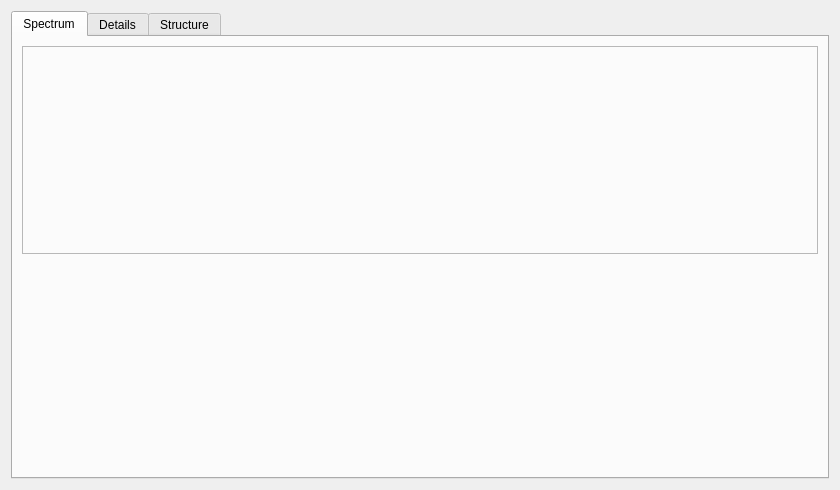
<?xml version="1.0" encoding="UTF-8"?>
<ui version="4.0">
 <class>DatabasesDetails</class>
 <widget class="QWidget" name="DatabasesDetails">
  <property name="geometry">
   <rect>
    <x>0</x>
    <y>0</y>
    <width>840</width>
    <height>490</height>
   </rect>
  </property>
  <property name="windowTitle">
   <string>Form</string>
  </property>
  <layout class="QVBoxLayout" name="verticalLayout">
   <item>
    <widget class="QTabWidget" name="tabWidget">
     <property name="currentIndex">
      <number>0</number>
     </property>
     <widget class="QWidget" name="tab">
      <attribute name="icon">
       <iconset resource="../../ui.qrc">
        <normaloff>:/icons/images/spectrum.svg</normaloff>:/icons/images/spectrum.svg</iconset>
      </attribute>
      <attribute name="title">
       <string>Spectrum</string>
      </attribute>
      <layout class="QGridLayout" name="gridLayout_6">
       <item row="1" column="0" colspan="2">
        <widget class="FragmentsListWidget" name="widgetFragmentsList" native="true"/>
       </item>
       <item row="0" column="0" colspan="2">
        <widget class="QFrame" name="frame_3">
         <property name="frameShape">
          <enum>QFrame::StyledPanel</enum>
         </property>
         <property name="frameShadow">
          <enum>QFrame::Plain</enum>
         </property>
         <layout class="QVBoxLayout" name="verticalLayout_4">
          <property name="spacing">
           <number>0</number>
          </property>
          <property name="leftMargin">
           <number>0</number>
          </property>
          <property name="topMargin">
           <number>0</number>
          </property>
          <property name="rightMargin">
           <number>0</number>
          </property>
          <property name="bottomMargin">
           <number>0</number>
          </property>
          <item>
           <widget class="SpectrumWidget" name="widgetSpectrum" native="true">
            <property name="sizePolicy">
             <sizepolicy hsizetype="Maximum" vsizetype="Preferred">
              <horstretch>0</horstretch>
              <verstretch>0</verstretch>
             </sizepolicy>
            </property>
           </widget>
          </item>
         </layout>
        </widget>
       </item>
      </layout>
     </widget>
     <widget class="QWidget" name="tab_3">
      <attribute name="icon">
       <iconset resource="../../ui.qrc">
        <normaloff>:/icons/images/library.svg</normaloff>:/icons/images/library.svg</iconset>
      </attribute>
      <attribute name="title">
       <string>Details</string>
      </attribute>
      <layout class="QGridLayout" name="gridLayout_4">
       <item row="4" column="1">
        <widget class="QLabel" name="lblSourceInstrument">
         <property name="text">
          <string/>
         </property>
         <property name="textInteractionFlags">
          <set>Qt::LinksAccessibleByMouse|Qt::TextSelectableByKeyboard|Qt::TextSelectableByMouse</set>
         </property>
        </widget>
       </item>
       <item row="6" column="0">
        <widget class="QLabel" name="label_12">
         <property name="sizePolicy">
          <sizepolicy hsizetype="Fixed" vsizetype="Fixed">
           <horstretch>0</horstretch>
           <verstretch>0</verstretch>
          </sizepolicy>
         </property>
         <property name="text">
          <string>Principal Investigator</string>
         </property>
        </widget>
       </item>
       <item row="2" column="0">
        <widget class="QLabel" name="label_6">
         <property name="sizePolicy">
          <sizepolicy hsizetype="Fixed" vsizetype="Fixed">
           <horstretch>0</horstretch>
           <verstretch>0</verstretch>
          </sizepolicy>
         </property>
         <property name="text">
          <string>Charge</string>
         </property>
        </widget>
       </item>
       <item row="1" column="1">
        <widget class="QLabel" name="lblPolarity">
         <property name="text">
          <string/>
         </property>
         <property name="textInteractionFlags">
          <set>Qt::LinksAccessibleByMouse|Qt::TextSelectableByKeyboard|Qt::TextSelectableByMouse</set>
         </property>
        </widget>
       </item>
       <item row="11" column="0">
        <spacer name="verticalSpacer">
         <property name="orientation">
          <enum>Qt::Vertical</enum>
         </property>
         <property name="sizeHint" stdset="0">
          <size>
           <width>20</width>
           <height>40</height>
          </size>
         </property>
        </spacer>
       </item>
       <item row="6" column="1">
        <widget class="QLabel" name="lblPi">
         <property name="text">
          <string/>
         </property>
         <property name="textInteractionFlags">
          <set>Qt::LinksAccessibleByMouse|Qt::TextSelectableByKeyboard|Qt::TextSelectableByMouse</set>
         </property>
        </widget>
       </item>
       <item row="2" column="1">
        <widget class="QLabel" name="lblCharge">
         <property name="text">
          <string/>
         </property>
         <property name="textInteractionFlags">
          <set>Qt::LinksAccessibleByMouse|Qt::TextSelectableByKeyboard|Qt::TextSelectableByMouse</set>
         </property>
        </widget>
       </item>
       <item row="4" column="0">
        <widget class="QLabel" name="label_10">
         <property name="sizePolicy">
          <sizepolicy hsizetype="Fixed" vsizetype="Fixed">
           <horstretch>0</horstretch>
           <verstretch>0</verstretch>
          </sizepolicy>
         </property>
         <property name="text">
          <string>Source Instrument</string>
         </property>
        </widget>
       </item>
       <item row="3" column="0">
        <widget class="QLabel" name="label_7">
         <property name="sizePolicy">
          <sizepolicy hsizetype="Fixed" vsizetype="Fixed">
           <horstretch>0</horstretch>
           <verstretch>0</verstretch>
          </sizepolicy>
         </property>
         <property name="text">
          <string>MSLevel</string>
         </property>
        </widget>
       </item>
       <item row="3" column="1">
        <widget class="QLabel" name="lblMSLevel">
         <property name="text">
          <string/>
         </property>
         <property name="textInteractionFlags">
          <set>Qt::LinksAccessibleByMouse|Qt::TextSelectableByKeyboard|Qt::TextSelectableByMouse</set>
         </property>
        </widget>
       </item>
       <item row="9" column="1">
        <widget class="QualityLabel" name="lblQuality">
         <property name="text">
          <string/>
         </property>
         <property name="textInteractionFlags">
          <set>Qt::LinksAccessibleByMouse|Qt::TextSelectableByKeyboard|Qt::TextSelectableByMouse</set>
         </property>
        </widget>
       </item>
       <item row="10" column="0">
        <widget class="QLabel" name="label_17">
         <property name="text">
          <string>Library id.</string>
         </property>
        </widget>
       </item>
       <item row="8" column="1">
        <widget class="SubmitUserLabel" name="lblSubmitUser">
         <property name="text">
          <string/>
         </property>
         <property name="openExternalLinks">
          <bool>true</bool>
         </property>
         <property name="textInteractionFlags">
          <set>Qt::LinksAccessibleByKeyboard|Qt::LinksAccessibleByMouse|Qt::TextBrowserInteraction|Qt::TextSelectableByKeyboard|Qt::TextSelectableByMouse</set>
         </property>
        </widget>
       </item>
       <item row="8" column="0">
        <widget class="QLabel" name="label_14">
         <property name="text">
          <string>Submit user</string>
         </property>
        </widget>
       </item>
       <item row="9" column="0">
        <widget class="QLabel" name="label_15">
         <property name="text">
          <string>Library Quality</string>
         </property>
        </widget>
       </item>
       <item row="7" column="1">
        <widget class="QLabel" name="lblDataCollector">
         <property name="text">
          <string/>
         </property>
         <property name="textInteractionFlags">
          <set>Qt::LinksAccessibleByMouse|Qt::TextSelectableByKeyboard|Qt::TextSelectableByMouse</set>
         </property>
        </widget>
       </item>
       <item row="1" column="0">
        <widget class="QLabel" name="label_5">
         <property name="sizePolicy">
          <sizepolicy hsizetype="Fixed" vsizetype="Fixed">
           <horstretch>0</horstretch>
           <verstretch>0</verstretch>
          </sizepolicy>
         </property>
         <property name="text">
          <string>Polarity</string>
         </property>
        </widget>
       </item>
       <item row="5" column="0">
        <widget class="QLabel" name="label_11">
         <property name="sizePolicy">
          <sizepolicy hsizetype="Fixed" vsizetype="Fixed">
           <horstretch>0</horstretch>
           <verstretch>0</verstretch>
          </sizepolicy>
         </property>
         <property name="text">
          <string>Organism</string>
         </property>
        </widget>
       </item>
       <item row="7" column="0">
        <widget class="QLabel" name="label_13">
         <property name="sizePolicy">
          <sizepolicy hsizetype="Fixed" vsizetype="Fixed">
           <horstretch>0</horstretch>
           <verstretch>0</verstretch>
          </sizepolicy>
         </property>
         <property name="text">
          <string>Data Collector</string>
         </property>
        </widget>
       </item>
       <item row="5" column="1">
        <widget class="QLabel" name="lblOrganism">
         <property name="text">
          <string/>
         </property>
         <property name="textInteractionFlags">
          <set>Qt::LinksAccessibleByMouse|Qt::TextSelectableByKeyboard|Qt::TextSelectableByMouse</set>
         </property>
        </widget>
       </item>
       <item row="0" column="0">
        <widget class="QLabel" name="label_4">
         <property name="sizePolicy">
          <sizepolicy hsizetype="Fixed" vsizetype="Fixed">
           <horstretch>0</horstretch>
           <verstretch>0</verstretch>
          </sizepolicy>
         </property>
         <property name="text">
          <string>&lt;i&gt;m/z&lt;/i&gt; parent</string>
         </property>
        </widget>
       </item>
       <item row="0" column="1">
        <widget class="QLabel" name="lblPepmass">
         <property name="text">
          <string/>
         </property>
         <property name="textInteractionFlags">
          <set>Qt::LinksAccessibleByMouse|Qt::TextSelectableByKeyboard|Qt::TextSelectableByMouse</set>
         </property>
        </widget>
       </item>
       <item row="10" column="1">
        <widget class="SpectrumIdLabel" name="lblLibraryId">
         <property name="text">
          <string/>
         </property>
         <property name="openExternalLinks">
          <bool>true</bool>
         </property>
         <property name="textInteractionFlags">
          <set>Qt::LinksAccessibleByKeyboard|Qt::LinksAccessibleByMouse|Qt::TextBrowserInteraction|Qt::TextSelectableByKeyboard|Qt::TextSelectableByMouse</set>
         </property>
        </widget>
       </item>
      </layout>
     </widget>
     <widget class="QWidget" name="tab_2">
      <attribute name="icon">
       <iconset resource="../../ui.qrc">
        <normaloff>:/icons/images/molecule.svg</normaloff>:/icons/images/molecule.svg</iconset>
      </attribute>
      <attribute name="title">
       <string>Structure</string>
      </attribute>
      <layout class="QGridLayout" name="gridLayout_5">
       <item row="0" column="1">
        <layout class="QGridLayout" name="gridLayout">
         <item row="3" column="1">
          <widget class="PubMedLabel" name="lblPubMed">
           <property name="text">
            <string/>
           </property>
           <property name="textFormat">
            <enum>Qt::RichText</enum>
           </property>
           <property name="openExternalLinks">
            <bool>true</bool>
           </property>
           <property name="textInteractionFlags">
            <set>Qt::LinksAccessibleByKeyboard|Qt::LinksAccessibleByMouse|Qt::TextBrowserInteraction|Qt::TextSelectableByKeyboard|Qt::TextSelectableByMouse</set>
           </property>
          </widget>
         </item>
         <item row="4" column="0">
          <widget class="StructureSvgWidget" name="widgetStructure" native="true">
           <property name="sizePolicy">
            <sizepolicy hsizetype="Fixed" vsizetype="Fixed">
             <horstretch>0</horstretch>
             <verstretch>0</verstretch>
            </sizepolicy>
           </property>
           <property name="minimumSize">
            <size>
             <width>300</width>
             <height>272</height>
            </size>
           </property>
           <property name="maximumSize">
            <size>
             <width>300</width>
             <height>272</height>
            </size>
           </property>
          </widget>
         </item>
         <item row="0" column="0">
          <widget class="QLabel" name="label_9">
           <property name="sizePolicy">
            <sizepolicy hsizetype="Fixed" vsizetype="Fixed">
             <horstretch>0</horstretch>
             <verstretch>0</verstretch>
            </sizepolicy>
           </property>
           <property name="text">
            <string>Name</string>
           </property>
          </widget>
         </item>
         <item row="2" column="0">
          <widget class="QLabel" name="label_3">
           <property name="sizePolicy">
            <sizepolicy hsizetype="Fixed" vsizetype="Fixed">
             <horstretch>0</horstretch>
             <verstretch>0</verstretch>
            </sizepolicy>
           </property>
           <property name="text">
            <string>SMILES</string>
           </property>
          </widget>
         </item>
         <item row="1" column="0">
          <widget class="QLabel" name="label_2">
           <property name="sizePolicy">
            <sizepolicy hsizetype="Fixed" vsizetype="Fixed">
             <horstretch>0</horstretch>
             <verstretch>0</verstretch>
            </sizepolicy>
           </property>
           <property name="text">
            <string>InChI</string>
           </property>
          </widget>
         </item>
         <item row="0" column="1">
          <widget class="QLabel" name="lblName">
           <property name="maximumSize">
            <size>
             <width>180</width>
             <height>16777215</height>
            </size>
           </property>
           <property name="text">
            <string/>
           </property>
           <property name="wordWrap">
            <bool>true</bool>
           </property>
           <property name="textInteractionFlags">
            <set>Qt::LinksAccessibleByMouse|Qt::TextSelectableByKeyboard|Qt::TextSelectableByMouse</set>
           </property>
          </widget>
         </item>
         <item row="3" column="0">
          <widget class="QLabel" name="label_8">
           <property name="sizePolicy">
            <sizepolicy hsizetype="Fixed" vsizetype="Fixed">
             <horstretch>0</horstretch>
             <verstretch>0</verstretch>
            </sizepolicy>
           </property>
           <property name="text">
            <string>PubMed ref.</string>
           </property>
          </widget>
         </item>
         <item row="1" column="1">
          <widget class="QLabel" name="lblInChI">
           <property name="sizePolicy">
            <sizepolicy hsizetype="Preferred" vsizetype="Preferred">
             <horstretch>0</horstretch>
             <verstretch>0</verstretch>
            </sizepolicy>
           </property>
           <property name="maximumSize">
            <size>
             <width>180</width>
             <height>16777215</height>
            </size>
           </property>
           <property name="text">
            <string/>
           </property>
           <property name="wordWrap">
            <bool>true</bool>
           </property>
           <property name="textInteractionFlags">
            <set>Qt::LinksAccessibleByMouse|Qt::TextSelectableByKeyboard|Qt::TextSelectableByMouse</set>
           </property>
          </widget>
         </item>
         <item row="2" column="1">
          <widget class="QLabel" name="lblSmiles">
           <property name="sizePolicy">
            <sizepolicy hsizetype="Preferred" vsizetype="Preferred">
             <horstretch>0</horstretch>
             <verstretch>0</verstretch>
            </sizepolicy>
           </property>
           <property name="maximumSize">
            <size>
             <width>180</width>
             <height>16777215</height>
            </size>
           </property>
           <property name="text">
            <string/>
           </property>
           <property name="wordWrap">
            <bool>true</bool>
           </property>
           <property name="textInteractionFlags">
            <set>Qt::LinksAccessibleByMouse|Qt::TextSelectableByKeyboard|Qt::TextSelectableByMouse</set>
           </property>
          </widget>
         </item>
         <item row="4" column="1">
          <spacer name="verticalSpacer_2">
           <property name="orientation">
            <enum>Qt::Vertical</enum>
           </property>
           <property name="sizeHint" stdset="0">
            <size>
             <width>20</width>
             <height>40</height>
            </size>
           </property>
          </spacer>
         </item>
        </layout>
       </item>
      </layout>
     </widget>
    </widget>
   </item>
  </layout>
 </widget>
 <customwidgets>
  <customwidget>
   <class>FragmentsListWidget</class>
   <extends>QWidget</extends>
   <header>metgem_app/ui/widgets/spectrum.h</header>
   <container>1</container>
  </customwidget>
  <customwidget>
   <class>StructureSvgWidget</class>
   <extends>QWidget</extends>
   <header>metgem_app/ui/widgets/structure.h</header>
   <container>1</container>
  </customwidget>
  <customwidget>
   <class>PubMedLabel</class>
   <extends>QLabel</extends>
   <header>metgem_app/ui/widgets/databases/widgets.h</header>
  </customwidget>
  <customwidget>
   <class>SpectrumIdLabel</class>
   <extends>QLabel</extends>
   <header>metgem_app/ui/widgets/databases/widgets.h</header>
  </customwidget>
  <customwidget>
   <class>SubmitUserLabel</class>
   <extends>QLabel</extends>
   <header>metgem_app/ui/widgets/databases/widgets.h</header>
  </customwidget>
  <customwidget>
   <class>QualityLabel</class>
   <extends>QLabel</extends>
   <header>metgem_app/ui/widgets/databases/widgets.h</header>
  </customwidget>
  <customwidget>
   <class>SpectrumWidget</class>
   <extends>QWidget</extends>
   <header>metgem_app/ui/widgets/spectrum/widget.h</header>
   <container>1</container>
  </customwidget>
 </customwidgets>
 <resources>
  <include location="../../ui.qrc"/>
 </resources>
 <connections/>
</ui>
